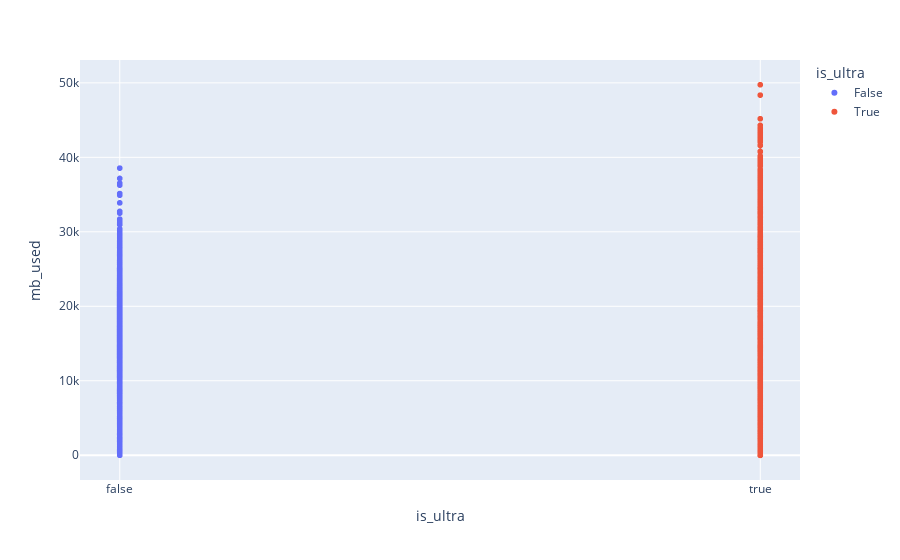

The notebook cell this image was saved under:
### Code cell
px.scatter(x="is_ultra", y="mb_used", data_frame=user_behavior, color="is_ultra")

### Figure 1 — Plotly figure (JSON) as saved in the notebook; plotly's stock layout.template omitted (floating-point values rounded to 4 significant figures; data arrays with more than 128 entries replaced by an {"elided": "..."} marker saying what was removed)
{"data": [{"hovertemplate": "is_ultra=%{x}<br>mb_used=%{y}<extra></extra>", "legendgroup": "False", "marker": {"color": "#636efa", "symbol": "circle"}, "mode": "markers", "name": "False", "showlegend": true, "type": "scattergl", "x": {"elided": "2229 bool values"}, "xaxis": "x", "y": {"elided": "2229 float values"}, "yaxis": "y"}, {"hovertemplate": "is_ultra=%{x}<br>mb_used=%{y}<extra></extra>", "legendgroup": "True", "marker": {"color": "#EF553B", "symbol": "circle"}, "mode": "markers", "name": "True", "showlegend": true, "type": "scattergl", "x": {"elided": "985 bool values"}, "xaxis": "x", "y": {"elided": "985 float values"}, "yaxis": "y"}], "layout": {"legend": {"title": {"text": "is_ultra"}, "tracegroupgap": 0}, "margin": {"t": 60}, "xaxis": {"anchor": "y", "categoryarray": [false, true], "categoryorder": "array", "domain": [0, 1], "title": {"text": "is_ultra"}}, "yaxis": {"anchor": "x", "domain": [0, 1], "title": {"text": "mb_used"}}}}
